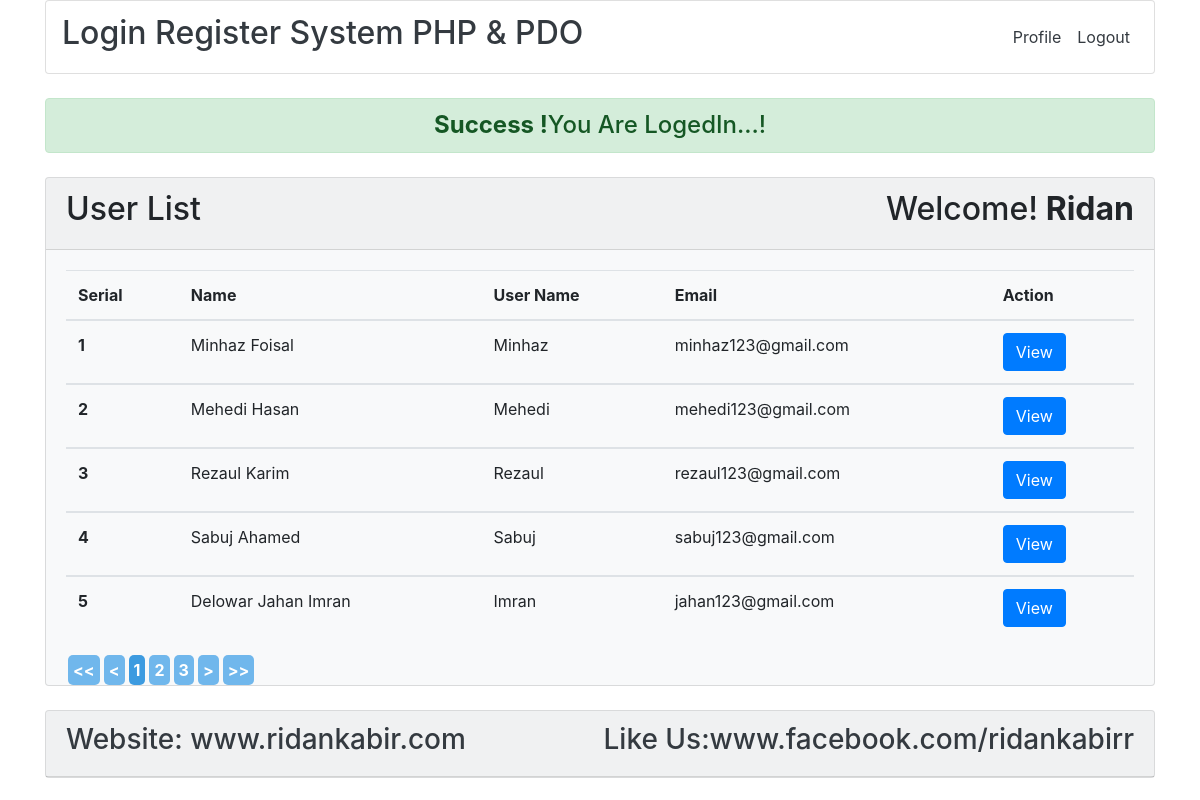
The app's page /index.php (signed in) with its own data.
### tables this page shows
CREATE TABLE `tbl_user` (
  `id` int(11) NOT NULL,
  `name` varchar(255) NOT NULL,
  `username` varchar(255) NOT NULL,
  `email` varchar(255) NOT NULL,
  `password` varchar(255) NOT NULL
);

### lib/Session.php (called while the page is built, shortened)
<?php
	class Session{
		public static function get($key){
			if (isset($_SESSION[$key])) {
				return $_SESSION[$key];
			}else{
				return false;
			}
		}
	}
?>

### lib/User.php (called while the page is built, shortened)
<?php
	include_once "Session.php";
	include "Database.php";
	class User{
		private $db;
		public function __construct(){
			$this->db = new Database();
		}
	public function getUserData(){
		$sql = "SELECT * FROM tbl_user ORDER BY id DESC";
		$query = $this->db->pdo->prepare($sql);
		$query->execute();
		$result = $query->fetchAll();
		return $result;
	}
	}
?>

### lib/Database.php (called while the page is built)
<?php
 class Database {
 	private $hostdb = "localhost";
 	private $userdb = "root";
 	private $passdb = "";
 	private $namedb = "db_log_reg";
 	public $pdo;
 	public function __construct(){
 		if (!isset($this->pdo)) {
 			try
 			{
 				$link = new PDO("mysql:host=".$this->hostdb.";dbname=".$this->namedb,$this->userdb,$this->passdb);
 				$link->setAttribute(PDO::ATTR_ERRMODE, PDO::ERRMODE_EXCEPTION);
 				$link->exec("SET CHARACTER SET utf8");
 				$this->pdo = $link;
 			}
 			catch(PDOException $e){
 				die("Failed to connect with Database ". $e->getMessage());
 			}
 		}
 	}
}
?>

### index.php (the view, shortened to what this page needs)
<?php
	include "lib/User.php";
	include "inc/header.php";
?>
		<section class="main">
			<div class="container">
				<div class="mt-md-4">
					<?php
						$loginMsg = Session::get("loginMsg");
						if (isset($loginMsg)) {
							echo $loginMsg;
						}
					?>
				</div>
				<div class="card bg-light my-md-4">
					<div class="card-header">
						<h2>User List<span class="float-right">Welcome!<strong>
						<?php
							$name = Session::get("username");
							if (isset($name)) {
								echo $name;
							}
						?>
						</strong></span></h2>
					</div>
					<div class="card-body pb-0">
						<table id="myTable" class="table">
						  <thead>
						    <tr>
						      <th scope="col">Serial</th>
						      <th scope="col">Name</th>
						      <th scope="col">User Name</th>
						      <th scope="col">Email</th>
						      <th scope="col">Action</th>
						    </tr>
						  </thead>
						  <?php
						  	$user = new User();
						  	$userData = $user->getUserData();
						  	if ($userData) {
						  		$i = 0;
						  		foreach ($userData as $sdata) {
						  			$i++;
						  	?>
						  <tbody>
						    <tr>
						      <th><?php echo $i; ?></th>
						      <td><?php echo $sdata['name']; ?></td>
						      <td><?php echo $sdata['username']; ?></td>
						      <td><?php echo $sdata['email']; ?></td>
						      <td>
						      	<a class="btn btn-primary" href="profile.php?id=<?php echo $sdata['id']; ?>">View</a>
						      </td>
						    </tr>
						  </tbody>
						<?php } }else{ ?>
							<tr>
								<td colspan="5"><h3 class="text-center text-danger">No User Data Found!</h3></td>
							</tr>
						<?php } ?>
						</table>
					</div>
				</div>
			</div>
		</section>
<?php
	include "inc/footer.php";
?>

### inc/header.php (shortened to what this page needs)
<?php
	$filePath = realpath(dirname(__FILE__));
	include_once $filePath.'/../lib/Session.php';
?>
<!DOCTYPE html>
<html lang="en">
<head>
	<link rel="stylesheet" href="lib/css/bootstrap.min.css">
	<link rel="stylesheet" href="lib/css/datatable.min.css">
</head>
	<body>
		<header>
			<div class="container">
				<div class="card">
					<nav class="navbar navbar-expand-lg navbar-light ">
					  <a class="navbar-brand text-dark" href="index.php"><h2>Login Register System PHP & PDO</h2></a>
					  <div class="collapse navbar-collapse" id="navbarSupportedContent">
					    <ul class="navbar-nav ml-auto">
						<?php
							$id = Session::get("id");
							$userLogin = Session::get("login");
						if ($userLogin == true) { ?>
					      <li class="nav-item active">
					        <a class="nav-link text-dark" href="profile.php?id=<?php echo $id; ?>">Profile <span class="sr-only">(current)</span></a>
					      </li>
					      <li class="nav-item">
					        <a class="nav-link text-dark" href="?action=logout">Logout</a>
					      </li>
						<?php }else{ ?>
					     <h2>User Login</h2>
						<?php } ?>
					    </ul>
					  </div>
					</nav>
				</div>
			</div>
		</header>

### inc/footer.php (shortened to what this page needs)
<footer>
			<div class="container">
				<div class="card bg-light">
					<div class="card-header">
						<h3><a target="_blank" class="text-dark" href="www.ridankabir.com">Website: www.ridankabir.com</a>
							<a href="https://www.facebook.com/ridankabirr" target="_blank" class="float-right text-dark">Like Us:www.facebook.com/ridankabirr</a>
						</h3>
					</div>
				</div>
			</div>
		</footer>
	</body>
</html>

### records on screen
tbl_user: name "Minhaz Foisal", username "Minhaz", email "minhaz123@gmail.com"
tbl_user: name "Mehedi Hasan", username "Mehedi", email "mehedi123@gmail.com"
tbl_user: name "Rezaul Karim", username "Rezaul", email "rezaul123@gmail.com"
tbl_user: name "Sabuj Ahamed", username "Sabuj", email "sabuj123@gmail.com"
tbl_user: name "Delowar Jahan Imran", username "Imran", email "jahan123@gmail.com"

### other values on screen
$loginMsg "Success ! You Are LogedIn...!"
$name "Ridan"
